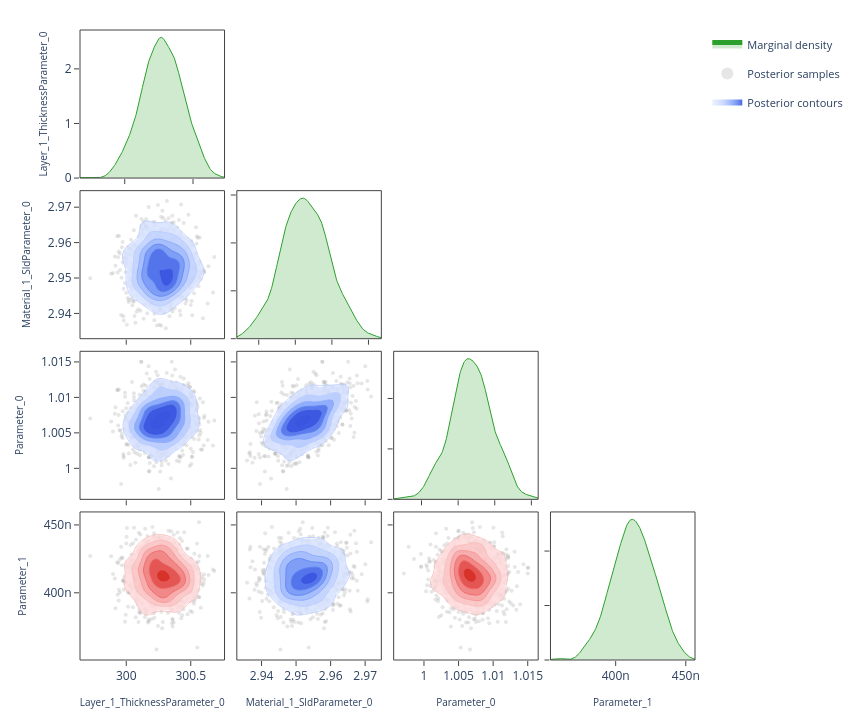

The notebook cell saved with this chart:
### Code cell
# ---- Corner plot ------------------------------------------------------------
# Pairwise correlations: marginal density on the diagonal, scatter samples
# and 2-D contours on the lower triangle.  Mirrors the "Corner Plot" sub-tab.

fig = plot_corner(posterior.draws, posterior.param_names)
fig.show()

### Figure 1 — Plotly figure (JSON) as saved in the notebook; plotly's stock layout.template omitted (floating-point values rounded to 4 significant figures; data arrays with more than 128 entries replaced by an {"elided": "..."} marker saying what was removed)
{"data": [{"fill": "tozeroy", "fillcolor": "rgba(44, 160, 44, 0.22)", "hoverinfo": "skip", "legendgroup": "marginal", "line": {"color": "rgb(44, 160, 44)", "width": 1}, "mode": "lines", "name": "Marginal density", "showlegend": true, "type": "scatter", "x": {"elided": "256 float values"}, "xaxis": "x", "y": {"elided": "256 float values"}, "yaxis": "y"}, {"hoverinfo": "skip", "legendgroup": "scatter", "marker": {"color": "rgba(140, 140, 140, 0.22)", "size": 4}, "mode": "markers", "name": "Posterior samples", "showlegend": true, "type": "scatter", "x": {"elided": "720 float values"}, "xaxis": "x5", "y": {"elided": "720 float values"}, "yaxis": "y5", "zorder": 0}, {"colorscale": [[0.0, "rgba(224, 233, 255, 0.62)"], [0.35, "rgba(183, 203, 255, 0.70)"], [0.6, "rgba(138, 169, 252, 0.78)"], [0.82, "rgba(96, 131, 242, 0.84)"], [1.0, "rgba(58, 86, 224, 0.90)"]], "connectgaps": false, "contours": {"coloring": "fill", "end": 129.2, "showlabels": false, "showlines": false, "size": 20.39, "start": 27.19}, "hoverinfo": "skip", "legendgroup": "contour", "name": "Posterior contours", "showlegend": true, "showscale": false, "type": "contour", "x": [299.7, 299.7, 299.7, 299.7, 299.7, 299.7, 299.8, 299.8, 299.8, 299.8, 299.8, 299.8, 299.8, 299.8, 299.9, 299.9, 299.9, 299.9, 299.9, 299.9, 299.9, 300.0, 300.0, 300.0, 300.0, 300.0, 300.0, 300.0, 300.0, 300.1, 300.1, 300.1, 300.1, 300.1, 300.1, 300.1, 300.2, 300.2, 300.2, 300.2, 300.2, 300.2, 300.2, 300.2, 300.3, 300.3, 300.3, 300.3, 300.3, 300.3, 300.3, 300.4, 300.4, 300.4, 300.4, 300.4, 300.4, 300.4, 300.4, 300.5, 300.5, 300.5, 300.5, 300.5, 300.5, 300.5, 300.6, 300.6, 300.6, 300.6, 300.6, 300.6, 300.6, 300.7, 300.7, 300.7, 300.7, 300.7, 300.7, 300.7], "xaxis": "x5", "y": [2.934, 2.935, 2.935, 2.936, 2.936, 2.937, 2.937, 2.938, 2.938, 2.939, 2.939, 2.94, 2.94, 2.941, 2.941, 2.942, 2.942, 2.943, 2.943, 2.944, 2.944, 2.945, 2.945, 2.946, 2.946, 2.947, 2.947, 2.948, 2.948, 2.949, 2.949, 2.95, 2.95, 2.951, 2.951, 2.952, 2.952, 2.953, 2.953, 2.954, 2.954, 2.955, 2.955, 2.956, 2.956, 2.957, 2.957, 2.958, 2.958, 2.959, 2.959, 2.96, 2.96, 2.961, 2.961, 2.962, 2.962, 2.963, 2.963, 2.964, 2.964, 2.965, 2.965, 2.966, 2.966, 2.967, 2.967, 2.968, 2.968, 2.969, 2.969, 2.97, 2.97, 2.971, 2.971, 2.972, 2.972, 2.973, 2.973, 2.974], "yaxis": "y5", "z": {"elided": "80x80 float values"}, "zmax": 129.2, "zmin": 27.19, "zorder": 1}, {"colorscale": [[0.0, "rgba(183, 203, 255, 0.94)"], [0.35, "rgba(183, 203, 255, 0.94)"], [0.35, "rgba(138, 169, 252, 0.95)"], [0.6, "rgba(138, 169, 252, 0.95)"], [0.6, "rgba(96, 131, 242, 0.96)"], [0.82, "rgba(96, 131, 242, 0.96)"], [0.82, "rgba(58, 86, 224, 0.98)"], [1.0, "rgba(58, 86, 224, 0.98)"]], "contours": {"coloring": "lines", "end": 129.2, "showlabels": false, "size": 20.39, "start": 27.19}, "hoverinfo": "skip", "legendgroup": "contour", "line": {"width": 0.9}, "showlegend": false, "showscale": false, "type": "contour", "x": [299.7, 299.7, 299.7, 299.7, 299.7, 299.7, 299.8, 299.8, 299.8, 299.8, 299.8, 299.8, 299.8, 299.8, 299.9, 299.9, 299.9, 299.9, 299.9, 299.9, 299.9, 300.0, 300.0, 300.0, 300.0, 300.0, 300.0, 300.0, 300.0, 300.1, 300.1, 300.1, 300.1, 300.1, 300.1, 300.1, 300.2, 300.2, 300.2, 300.2, 300.2, 300.2, 300.2, 300.2, 300.3, 300.3, 300.3, 300.3, 300.3, 300.3, 300.3, 300.4, 300.4, 300.4, 300.4, 300.4, 300.4, 300.4, 300.4, 300.5, 300.5, 300.5, 300.5, 300.5, 300.5, 300.5, 300.6, 300.6, 300.6, 300.6, 300.6, 300.6, 300.6, 300.7, 300.7, 300.7, 300.7, 300.7, 300.7, 300.7], "xaxis": "x5", "y": [2.934, 2.935, 2.935, 2.936, 2.936, 2.937, 2.937, 2.938, 2.938, 2.939, 2.939, 2.94, 2.94, 2.941, 2.941, 2.942, 2.942, 2.943, 2.943, 2.944, 2.944, 2.945, 2.945, 2.946, 2.946, 2.947, 2.947, 2.948, 2.948, 2.949, 2.949, 2.95, 2.95, 2.951, 2.951, 2.952, 2.952, 2.953, 2.953, 2.954, 2.954, 2.955, 2.955, 2.956, 2.956, 2.957, 2.957, 2.958, 2.958, 2.959, 2.959, 2.96, 2.96, 2.961, 2.961, 2.962, 2.962, 2.963, 2.963, 2.964, 2.964, 2.965, 2.965, 2.966, 2.966, 2.967, 2.967, 2.968, 2.968, 2.969, 2.969, 2.97, 2.97, 2.971, 2.971, 2.972, 2.972, 2.973, 2.973, 2.974], "yaxis": "y5", "z": {"elided": "80x80 float values"}, "zmax": 129.2, "zmin": 27.19, "zorder": 2}, {"fill": "tozeroy", "fillcolor": "rgba(44, 160, 44, 0.22)", "hoverinfo": "skip", "legendgroup": "marginal", "line": {"color": "rgb(44, 160, 44)", "width": 1}, "mode": "lines", "name": "Marginal density", "showlegend": false, "type": "scatter", "x": {"elided": "256 float values"}, "xaxis": "x6", "y": {"elided": "256 float values"}, "yaxis": "y6"}, {"hoverinfo": "skip", "legendgroup": "scatter", "marker": {"color": "rgba(140, 140, 140, 0.22)", "size": 4}, "mode": "markers", "name": "Posterior samples", "showlegend": false, "type": "scatter", "x": {"elided": "720 float values"}, "xaxis": "x9", "y": {"elided": "720 float values"}, "yaxis": "y9", "zorder": 0}, {"colorscale": [[0.0, "rgba(224, 233, 255, 0.62)"], [0.35, "rgba(183, 203, 255, 0.70)"], [0.6, "rgba(138, 169, 252, 0.78)"], [0.82, "rgba(96, 131, 242, 0.84)"], [1.0, "rgba(58, 86, 224, 0.90)"]], "connectgaps": false, "contours": {"coloring": "fill", "end": 322.2, "showlabels": false, "showlines": false, "size": 50.87, "start": 67.83}, "hoverinfo": "skip", "legendgroup": "contour", "name": "Posterior contours", "showlegend": false, "showscale": false, "type": "contour", "x": [299.7, 299.7, 299.7, 299.7, 299.7, 299.7, 299.8, 299.8, 299.8, 299.8, 299.8, 299.8, 299.8, 299.8, 299.9, 299.9, 299.9, 299.9, 299.9, 299.9, 299.9, 300.0, 300.0, 300.0, 300.0, 300.0, 300.0, 300.0, 300.0, 300.1, 300.1, 300.1, 300.1, 300.1, 300.1, 300.1, 300.2, 300.2, 300.2, 300.2, 300.2, 300.2, 300.2, 300.2, 300.3, 300.3, 300.3, 300.3, 300.3, 300.3, 300.3, 300.4, 300.4, 300.4, 300.4, 300.4, 300.4, 300.4, 300.4, 300.5, 300.5, 300.5, 300.5, 300.5, 300.5, 300.5, 300.6, 300.6, 300.6, 300.6, 300.6, 300.6, 300.6, 300.7, 300.7, 300.7, 300.7, 300.7, 300.7, 300.7], "xaxis": "x9", "y": [0.9962, 0.9964, 0.9967, 0.9969, 0.9972, 0.9974, 0.9977, 0.9979, 0.9982, 0.9984, 0.9987, 0.9989, 0.9992, 0.9994, 0.9997, 0.9999, 1.0, 1.0, 1.001, 1.001, 1.001, 1.001, 1.002, 1.002, 1.002, 1.002, 1.003, 1.003, 1.003, 1.003, 1.004, 1.004, 1.004, 1.004, 1.005, 1.005, 1.005, 1.005, 1.006, 1.006, 1.006, 1.006, 1.007, 1.007, 1.007, 1.007, 1.008, 1.008, 1.008, 1.008, 1.009, 1.009, 1.009, 1.009, 1.01, 1.01, 1.01, 1.01, 1.011, 1.011, 1.011, 1.011, 1.012, 1.012, 1.012, 1.012, 1.013, 1.013, 1.013, 1.013, 1.014, 1.014, 1.014, 1.014, 1.015, 1.015, 1.015, 1.015, 1.016, 1.016], "yaxis": "y9", "z": {"elided": "80x80 float values"}, "zmax": 322.2, "zmin": 67.83, "zorder": 1}, {"colorscale": [[0.0, "rgba(183, 203, 255, 0.94)"], [0.35, "rgba(183, 203, 255, 0.94)"], [0.35, "rgba(138, 169, 252, 0.95)"], [0.6, "rgba(138, 169, 252, 0.95)"], [0.6, "rgba(96, 131, 242, 0.96)"], [0.82, "rgba(96, 131, 242, 0.96)"], [0.82, "rgba(58, 86, 224, 0.98)"], [1.0, "rgba(58, 86, 224, 0.98)"]], "contours": {"coloring": "lines", "end": 322.2, "showlabels": false, "size": 50.87, "start": 67.83}, "hoverinfo": "skip", "legendgroup": "contour", "line": {"width": 0.9}, "showlegend": false, "showscale": false, "type": "contour", "x": [299.7, 299.7, 299.7, 299.7, 299.7, 299.7, 299.8, 299.8, 299.8, 299.8, 299.8, 299.8, 299.8, 299.8, 299.9, 299.9, 299.9, 299.9, 299.9, 299.9, 299.9, 300.0, 300.0, 300.0, 300.0, 300.0, 300.0, 300.0, 300.0, 300.1, 300.1, 300.1, 300.1, 300.1, 300.1, 300.1, 300.2, 300.2, 300.2, 300.2, 300.2, 300.2, 300.2, 300.2, 300.3, 300.3, 300.3, 300.3, 300.3, 300.3, 300.3, 300.4, 300.4, 300.4, 300.4, 300.4, 300.4, 300.4, 300.4, 300.5, 300.5, 300.5, 300.5, 300.5, 300.5, 300.5, 300.6, 300.6, 300.6, 300.6, 300.6, 300.6, 300.6, 300.7, 300.7, 300.7, 300.7, 300.7, 300.7, 300.7], "xaxis": "x9", "y": [0.9962, 0.9964, 0.9967, 0.9969, 0.9972, 0.9974, 0.9977, 0.9979, 0.9982, 0.9984, 0.9987, 0.9989, 0.9992, 0.9994, 0.9997, 0.9999, 1.0, 1.0, 1.001, 1.001, 1.001, 1.001, 1.002, 1.002, 1.002, 1.002, 1.003, 1.003, 1.003, 1.003, 1.004, 1.004, 1.004, 1.004, 1.005, 1.005, 1.005, 1.005, 1.006, 1.006, 1.006, 1.006, 1.007, 1.007, 1.007, 1.007, 1.008, 1.008, 1.008, 1.008, 1.009, 1.009, 1.009, 1.009, 1.01, 1.01, 1.01, 1.01, 1.011, 1.011, 1.011, 1.011, 1.012, 1.012, 1.012, 1.012, 1.013, 1.013, 1.013, 1.013, 1.014, 1.014, 1.014, 1.014, 1.015, 1.015, 1.015, 1.015, 1.016, 1.016], "yaxis": "y9", "z": {"elided": "80x80 float values"}, "zmax": 322.2, "zmin": 67.83, "zorder": 2}, {"hoverinfo": "skip", "legendgroup": "scatter", "marker": {"color": "rgba(140, 140, 140, 0.22)", "size": 4}, "mode": "markers", "name": "Posterior samples", "showlegend": false, "type": "scatter", "x": {"elided": "720 float values"}, "xaxis": "x10", "y": {"elided": "720 float values"}, "yaxis": "y10", "zorder": 0}, {"colorscale": [[0.0, "rgba(224, 233, 255, 0.62)"], [0.35, "rgba(183, 203, 255, 0.70)"], [0.6, "rgba(138, 169, 252, 0.78)"], [0.82, "rgba(96, 131, 242, 0.84)"], [1.0, "rgba(58, 86, 224, 0.90)"]], "connectgaps": false, "contours": {"coloring": "fill", "end": 9224.0, "showlabels": false, "showlines": false, "size": 1456.0, "start": 1942.0}, "hoverinfo": "skip", "legendgroup": "contour", "name": "Posterior contours", "showlegend": false, "showscale": false, "type": "contour", "x": [2.934, 2.935, 2.935, 2.936, 2.936, 2.937, 2.937, 2.938, 2.938, 2.939, 2.939, 2.94, 2.94, 2.941, 2.941, 2.942, 2.942, 2.943, 2.943, 2.944, 2.944, 2.945, 2.945, 2.946, 2.946, 2.947, 2.947, 2.948, 2.948, 2.949, 2.949, 2.95, 2.95, 2.951, 2.951, 2.952, 2.952, 2.953, 2.953, 2.954, 2.954, 2.955, 2.955, 2.956, 2.956, 2.957, 2.957, 2.958, 2.958, 2.959, 2.959, 2.96, 2.96, 2.961, 2.961, 2.962, 2.962, 2.963, 2.963, 2.964, 2.964, 2.965, 2.965, 2.966, 2.966, 2.967, 2.967, 2.968, 2.968, 2.969, 2.969, 2.97, 2.97, 2.971, 2.971, 2.972, 2.972, 2.973, 2.973, 2.974], "xaxis": "x10", "y": [0.9962, 0.9964, 0.9967, 0.9969, 0.9972, 0.9974, 0.9977, 0.9979, 0.9982, 0.9984, 0.9987, 0.9989, 0.9992, 0.9994, 0.9997, 0.9999, 1.0, 1.0, 1.001, 1.001, 1.001, 1.001, 1.002, 1.002, 1.002, 1.002, 1.003, 1.003, 1.003, 1.003, 1.004, 1.004, 1.004, 1.004, 1.005, 1.005, 1.005, 1.005, 1.006, 1.006, 1.006, 1.006, 1.007, 1.007, 1.007, 1.007, 1.008, 1.008, 1.008, 1.008, 1.009, 1.009, 1.009, 1.009, 1.01, 1.01, 1.01, 1.01, 1.011, 1.011, 1.011, 1.011, 1.012, 1.012, 1.012, 1.012, 1.013, 1.013, 1.013, 1.013, 1.014, 1.014, 1.014, 1.014, 1.015, 1.015, 1.015, 1.015, 1.016, 1.016], "yaxis": "y10", "z": {"elided": "80x80 float values"}, "zmax": 9224.0, "zmin": 1942.0, "zorder": 1}, {"colorscale": [[0.0, "rgba(183, 203, 255, 0.94)"], [0.35, "rgba(183, 203, 255, 0.94)"], [0.35, "rgba(138, 169, 252, 0.95)"], [0.6, "rgba(138, 169, 252, 0.95)"], [0.6, "rgba(96, 131, 242, 0.96)"], [0.82, "rgba(96, 131, 242, 0.96)"], [0.82, "rgba(58, 86, 224, 0.98)"], [1.0, "rgba(58, 86, 224, 0.98)"]], "contours": {"coloring": "lines", "end": 9224.0, "showlabels": false, "size": 1456.0, "start": 1942.0}, "hoverinfo": "skip", "legendgroup": "contour", "line": {"width": 0.9}, "showlegend": false, "showscale": false, "type": "contour", "x": [2.934, 2.935, 2.935, 2.936, 2.936, 2.937, 2.937, 2.938, 2.938, 2.939, 2.939, 2.94, 2.94, 2.941, 2.941, 2.942, 2.942, 2.943, 2.943, 2.944, 2.944, 2.945, 2.945, 2.946, 2.946, 2.947, 2.947, 2.948, 2.948, 2.949, 2.949, 2.95, 2.95, 2.951, 2.951, 2.952, 2.952, 2.953, 2.953, 2.954, 2.954, 2.955, 2.955, 2.956, 2.956, 2.957, 2.957, 2.958, 2.958, 2.959, 2.959, 2.96, 2.96, 2.961, 2.961, 2.962, 2.962, 2.963, 2.963, 2.964, 2.964, 2.965, 2.965, 2.966, 2.966, 2.967, 2.967, 2.968, 2.968, 2.969, 2.969, 2.97, 2.97, 2.971, 2.971, 2.972, 2.972, 2.973, 2.973, 2.974], "xaxis": "x10", "y": [0.9962, 0.9964, 0.9967, 0.9969, 0.9972, 0.9974, 0.9977, 0.9979, 0.9982, 0.9984, 0.9987, 0.9989, 0.9992, 0.9994, 0.9997, 0.9999, 1.0, 1.0, 1.001, 1.001, 1.001, 1.001, 1.002, 1.002, 1.002, 1.002, 1.003, 1.003, 1.003, 1.003, 1.004, 1.004, 1.004, 1.004, 1.005, 1.005, 1.005, 1.005, 1.006, 1.006, 1.006, 1.006, 1.007, 1.007, 1.007, 1.007, 1.008, 1.008, 1.008, 1.008, 1.009, 1.009, 1.009, 1.009, 1.01, 1.01, 1.01, 1.01, 1.011, 1.011, 1.011, 1.011, 1.012, 1.012, 1.012, 1.012, 1.013, 1.013, 1.013, 1.013, 1.014, 1.014, 1.014, 1.014, 1.015, 1.015, 1.015, 1.015, 1.016, 1.016], "yaxis": "y10", "z": {"elided": "80x80 float values"}, "zmax": 9224.0, "zmin": 1942.0, "zorder": 2}, {"fill": "tozeroy", "fillcolor": "rgba(44, 160, 44, 0.22)", "hoverinfo": "skip", "legendgroup": "marginal", "line": {"color": "rgb(44, 160, 44)", "width": 1}, "mode": "lines", "name": "Marginal density", "showlegend": false, "type": "scatter", "x": {"elided": "256 float values"}, "xaxis": "x11", "y": {"elided": "256 float values"}, "yaxis": "y11"}, {"hoverinfo": "skip", "legendgroup": "scatter", "marker": {"color": "rgba(140, 140, 140, 0.22)", "size": 4}, "mode": "markers", "name": "Posterior samples", "showlegend": false, "type": "scatter", "x": {"elided": "720 float values"}, "xaxis": "x13", "y": {"elided": "720 float values"}, "yaxis": "y13", "zorder": 0}, {"colorscale": [[0.0, "rgba(255, 224, 224, 0.62)"], [0.35, "rgba(250, 188, 188, 0.70)"], [0.6, "rgba(245, 148, 148, 0.78)"], [0.82, "rgba(237, 104, 104, 0.84)"], [1.0, "rgba(215, 48, 39, 0.90)"]], "connectgaps": false, "contours": {"coloring": "fill", "end": 58810000.0, "showlabels": false, "showlines": false, "size": 9286000.0, "start": 12380000.0}, "hoverinfo": "skip", "legendgroup": "contour", "name": "Posterior contours", "showlegend": false, "showscale": false, "type": "contour", "x": [299.7, 299.7, 299.7, 299.7, 299.7, 299.7, 299.8, 299.8, 299.8, 299.8, 299.8, 299.8, 299.8, 299.8, 299.9, 299.9, 299.9, 299.9, 299.9, 299.9, 299.9, 300.0, 300.0, 300.0, 300.0, 300.0, 300.0, 300.0, 300.0, 300.1, 300.1, 300.1, 300.1, 300.1, 300.1, 300.1, 300.2, 300.2, 300.2, 300.2, 300.2, 300.2, 300.2, 300.2, 300.3, 300.3, 300.3, 300.3, 300.3, 300.3, 300.3, 300.4, 300.4, 300.4, 300.4, 300.4, 300.4, 300.4, 300.4, 300.5, 300.5, 300.5, 300.5, 300.5, 300.5, 300.5, 300.6, 300.6, 300.6, 300.6, 300.6, 300.6, 300.6, 300.7, 300.7, 300.7, 300.7, 300.7, 300.7, 300.7], "xaxis": "x13", "y": [3.535e-07, 3.548e-07, 3.561e-07, 3.574e-07, 3.587e-07, 3.6e-07, 3.613e-07, 3.626e-07, 3.639e-07, 3.652e-07, 3.665e-07, 3.678e-07, 3.691e-07, 3.704e-07, 3.718e-07, 3.731e-07, 3.744e-07, 3.757e-07, 3.77e-07, 3.783e-07, 3.796e-07, 3.809e-07, 3.822e-07, 3.835e-07, 3.848e-07, 3.861e-07, 3.874e-07, 3.887e-07, 3.9e-07, 3.913e-07, 3.926e-07, 3.939e-07, 3.952e-07, 3.965e-07, 3.979e-07, 3.992e-07, 4.005e-07, 4.018e-07, 4.031e-07, 4.044e-07, 4.057e-07, 4.07e-07, 4.083e-07, 4.096e-07, 4.109e-07, 4.122e-07, 4.135e-07, 4.148e-07, 4.161e-07, 4.174e-07, 4.187e-07, 4.2e-07, 4.213e-07, 4.227e-07, 4.24e-07, 4.253e-07, 4.266e-07, 4.279e-07, 4.292e-07, 4.305e-07, 4.318e-07, 4.331e-07, 4.344e-07, 4.357e-07, 4.37e-07, 4.383e-07, 4.396e-07, 4.409e-07, 4.422e-07, 4.435e-07, 4.448e-07, 4.461e-07, 4.474e-07, 4.488e-07, 4.501e-07, 4.514e-07, 4.527e-07, 4.54e-07, 4.553e-07, 4.566e-07], "yaxis": "y13", "z": {"elided": "80x80 float values"}, "zmax": 58810000.0, "zmin": 12380000.0, "zorder": 1}, {"colorscale": [[0.0, "rgba(250, 188, 188, 0.94)"], [0.35, "rgba(250, 188, 188, 0.94)"], [0.35, "rgba(245, 148, 148, 0.95)"], [0.6, "rgba(245, 148, 148, 0.95)"], [0.6, "rgba(237, 104, 104, 0.96)"], [0.82, "rgba(237, 104, 104, 0.96)"], [0.82, "rgba(215, 48, 39, 0.98)"], [1.0, "rgba(215, 48, 39, 0.98)"]], "contours": {"coloring": "lines", "end": 58810000.0, "showlabels": false, "size": 9286000.0, "start": 12380000.0}, "hoverinfo": "skip", "legendgroup": "contour", "line": {"width": 0.9}, "showlegend": false, "showscale": false, "type": "contour", "x": [299.7, 299.7, 299.7, 299.7, 299.7, 299.7, 299.8, 299.8, 299.8, 299.8, 299.8, 299.8, 299.8, 299.8, 299.9, 299.9, 299.9, 299.9, 299.9, 299.9, 299.9, 300.0, 300.0, 300.0, 300.0, 300.0, 300.0, 300.0, 300.0, 300.1, 300.1, 300.1, 300.1, 300.1, 300.1, 300.1, 300.2, 300.2, 300.2, 300.2, 300.2, 300.2, 300.2, 300.2, 300.3, 300.3, 300.3, 300.3, 300.3, 300.3, 300.3, 300.4, 300.4, 300.4, 300.4, 300.4, 300.4, 300.4, 300.4, 300.5, 300.5, 300.5, 300.5, 300.5, 300.5, 300.5, 300.6, 300.6, 300.6, 300.6, 300.6, 300.6, 300.6, 300.7, 300.7, 300.7, 300.7, 300.7, 300.7, 300.7], "xaxis": "x13", "y": [3.535e-07, 3.548e-07, 3.561e-07, 3.574e-07, 3.587e-07, 3.6e-07, 3.613e-07, 3.626e-07, 3.639e-07, 3.652e-07, 3.665e-07, 3.678e-07, 3.691e-07, 3.704e-07, 3.718e-07, 3.731e-07, 3.744e-07, 3.757e-07, 3.77e-07, 3.783e-07, 3.796e-07, 3.809e-07, 3.822e-07, 3.835e-07, 3.848e-07, 3.861e-07, 3.874e-07, 3.887e-07, 3.9e-07, 3.913e-07, 3.926e-07, 3.939e-07, 3.952e-07, 3.965e-07, 3.979e-07, 3.992e-07, 4.005e-07, 4.018e-07, 4.031e-07, 4.044e-07, 4.057e-07, 4.07e-07, 4.083e-07, 4.096e-07, 4.109e-07, 4.122e-07, 4.135e-07, 4.148e-07, 4.161e-07, 4.174e-07, 4.187e-07, 4.2e-07, 4.213e-07, 4.227e-07, 4.24e-07, 4.253e-07, 4.266e-07, 4.279e-07, 4.292e-07, 4.305e-07, 4.318e-07, 4.331e-07, 4.344e-07, 4.357e-07, 4.37e-07, 4.383e-07, 4.396e-07, 4.409e-07, 4.422e-07, 4.435e-07, 4.448e-07, 4.461e-07, 4.474e-07, 4.488e-07, 4.501e-07, 4.514e-07, 4.527e-07, 4.54e-07, 4.553e-07, 4.566e-07], "yaxis": "y13", "z": {"elided": "80x80 float values"}, "zmax": 58810000.0, "zmin": 12380000.0, "zorder": 2}, {"hoverinfo": "skip", "legendgroup": "scatter", "marker": {"color": "rgba(140, 140, 140, 0.22)", "size": 4}, "mode": "markers", "name": "Posterior samples", "showlegend": false, "type": "scatter", "x": {"elided": "720 float values"}, "xaxis": "x14", "y": {"elided": "720 float values"}, "yaxis": "y14", "zorder": 0}, {"colorscale": [[0.0, "rgba(224, 233, 255, 0.62)"], [0.35, "rgba(183, 203, 255, 0.70)"], [0.6, "rgba(138, 169, 252, 0.78)"], [0.82, "rgba(96, 131, 242, 0.84)"], [1.0, "rgba(58, 86, 224, 0.90)"]], "connectgaps": false, "contours": {"coloring": "fill", "end": 1477000000.0, "showlabels": false, "showlines": false, "size": 233100000.0, "start": 310900000.0}, "hoverinfo": "skip", "legendgroup": "contour", "name": "Posterior contours", "showlegend": false, "showscale": false, "type": "contour", "x": [2.934, 2.935, 2.935, 2.936, 2.936, 2.937, 2.937, 2.938, 2.938, 2.939, 2.939, 2.94, 2.94, 2.941, 2.941, 2.942, 2.942, 2.943, 2.943, 2.944, 2.944, 2.945, 2.945, 2.946, 2.946, 2.947, 2.947, 2.948, 2.948, 2.949, 2.949, 2.95, 2.95, 2.951, 2.951, 2.952, 2.952, 2.953, 2.953, 2.954, 2.954, 2.955, 2.955, 2.956, 2.956, 2.957, 2.957, 2.958, 2.958, 2.959, 2.959, 2.96, 2.96, 2.961, 2.961, 2.962, 2.962, 2.963, 2.963, 2.964, 2.964, 2.965, 2.965, 2.966, 2.966, 2.967, 2.967, 2.968, 2.968, 2.969, 2.969, 2.97, 2.97, 2.971, 2.971, 2.972, 2.972, 2.973, 2.973, 2.974], "xaxis": "x14", "y": [3.535e-07, 3.548e-07, 3.561e-07, 3.574e-07, 3.587e-07, 3.6e-07, 3.613e-07, 3.626e-07, 3.639e-07, 3.652e-07, 3.665e-07, 3.678e-07, 3.691e-07, 3.704e-07, 3.718e-07, 3.731e-07, 3.744e-07, 3.757e-07, 3.77e-07, 3.783e-07, 3.796e-07, 3.809e-07, 3.822e-07, 3.835e-07, 3.848e-07, 3.861e-07, 3.874e-07, 3.887e-07, 3.9e-07, 3.913e-07, 3.926e-07, 3.939e-07, 3.952e-07, 3.965e-07, 3.979e-07, 3.992e-07, 4.005e-07, 4.018e-07, 4.031e-07, 4.044e-07, 4.057e-07, 4.07e-07, 4.083e-07, 4.096e-07, 4.109e-07, 4.122e-07, 4.135e-07, 4.148e-07, 4.161e-07, 4.174e-07, 4.187e-07, 4.2e-07, 4.213e-07, 4.227e-07, 4.24e-07, 4.253e-07, 4.266e-07, 4.279e-07, 4.292e-07, 4.305e-07, 4.318e-07, 4.331e-07, 4.344e-07, 4.357e-07, 4.37e-07, 4.383e-07, 4.396e-07, 4.409e-07, 4.422e-07, 4.435e-07, 4.448e-07, 4.461e-07, 4.474e-07, 4.488e-07, 4.501e-07, 4.514e-07, 4.527e-07, 4.54e-07, 4.553e-07, 4.566e-07], "yaxis": "y14", "z": {"elided": "80x80 float values"}, "zmax": 1477000000.0, "zmin": 310900000.0, "zorder": 1}, {"colorscale": [[0.0, "rgba(183, 203, 255, 0.94)"], [0.35, "rgba(183, 203, 255, 0.94)"], [0.35, "rgba(138, 169, 252, 0.95)"], [0.6, "rgba(138, 169, 252, 0.95)"], [0.6, "rgba(96, 131, 242, 0.96)"], [0.82, "rgba(96, 131, 242, 0.96)"], [0.82, "rgba(58, 86, 224, 0.98)"], [1.0, "rgba(58, 86, 224, 0.98)"]], "contours": {"coloring": "lines", "end": 1477000000.0, "showlabels": false, "size": 233100000.0, "start": 310900000.0}, "hoverinfo": "skip", "legendgroup": "contour", "line": {"width": 0.9}, "showlegend": false, "showscale": false, "type": "contour", "x": [2.934, 2.935, 2.935, 2.936, 2.936, 2.937, 2.937, 2.938, 2.938, 2.939, 2.939, 2.94, 2.94, 2.941, 2.941, 2.942, 2.942, 2.943, 2.943, 2.944, 2.944, 2.945, 2.945, 2.946, 2.946, 2.947, 2.947, 2.948, 2.948, 2.949, 2.949, 2.95, 2.95, 2.951, 2.951, 2.952, 2.952, 2.953, 2.953, 2.954, 2.954, 2.955, 2.955, 2.956, 2.956, 2.957, 2.957, 2.958, 2.958, 2.959, 2.959, 2.96, 2.96, 2.961, 2.961, 2.962, 2.962, 2.963, 2.963, 2.964, 2.964, 2.965, 2.965, 2.966, 2.966, 2.967, 2.967, 2.968, 2.968, 2.969, 2.969, 2.97, 2.97, 2.971, 2.971, 2.972, 2.972, 2.973, 2.973, 2.974], "xaxis": "x14", "y": [3.535e-07, 3.548e-07, 3.561e-07, 3.574e-07, 3.587e-07, 3.6e-07, 3.613e-07, 3.626e-07, 3.639e-07, 3.652e-07, 3.665e-07, 3.678e-07, 3.691e-07, 3.704e-07, 3.718e-07, 3.731e-07, 3.744e-07, 3.757e-07, 3.77e-07, 3.783e-07, 3.796e-07, 3.809e-07, 3.822e-07, 3.835e-07, 3.848e-07, 3.861e-07, 3.874e-07, 3.887e-07, 3.9e-07, 3.913e-07, 3.926e-07, 3.939e-07, 3.952e-07, 3.965e-07, 3.979e-07, 3.992e-07, 4.005e-07, 4.018e-07, 4.031e-07, 4.044e-07, 4.057e-07, 4.07e-07, 4.083e-07, 4.096e-07, 4.109e-07, 4.122e-07, 4.135e-07, 4.148e-07, 4.161e-07, 4.174e-07, 4.187e-07, 4.2e-07, 4.213e-07, 4.227e-07, 4.24e-07, 4.253e-07, 4.266e-07, 4.279e-07, 4.292e-07, 4.305e-07, 4.318e-07, 4.331e-07, 4.344e-07, 4.357e-07, 4.37e-07, 4.383e-07, 4.396e-07, 4.409e-07, 4.422e-07, 4.435e-07, 4.448e-07, 4.461e-07, 4.474e-07, 4.488e-07, 4.501e-07, 4.514e-07, 4.527e-07, 4.54e-07, 4.553e-07, 4.566e-07], "yaxis": "y14", "z": {"elided": "80x80 float values"}, "zmax": 1477000000.0, "zmin": 310900000.0, "zorder": 2}, {"hoverinfo": "skip", "legendgroup": "scatter", "marker": {"color": "rgba(140, 140, 140, 0.22)", "size": 4}, "mode": "markers", "name": "Posterior samples", "showlegend": false, "type": "scatter", "x": {"elided": "720 float values"}, "xaxis": "x15", "y": {"elided": "720 float values"}, "yaxis": "y15", "zorder": 0}, {"colorscale": [[0.0, "rgba(255, 224, 224, 0.62)"], [0.35, "rgba(250, 188, 188, 0.70)"], [0.6, "rgba(245, 148, 148, 0.78)"], [0.82, "rgba(237, 104, 104, 0.84)"], [1.0, "rgba(215, 48, 39, 0.90)"]], "connectgaps": false, "contours": {"coloring": "fill", "end": 3341000000.0, "showlabels": false, "showlines": false, "size": 527500000.0, "start": 703400000.0}, "hoverinfo": "skip", "legendgroup": "contour", "name": "Posterior contours", "showlegend": false, "showscale": false, "type": "contour", "x": [0.9962, 0.9964, 0.9967, 0.9969, 0.9972, 0.9974, 0.9977, 0.9979, 0.9982, 0.9984, 0.9987, 0.9989, 0.9992, 0.9994, 0.9997, 0.9999, 1.0, 1.0, 1.001, 1.001, 1.001, 1.001, 1.002, 1.002, 1.002, 1.002, 1.003, 1.003, 1.003, 1.003, 1.004, 1.004, 1.004, 1.004, 1.005, 1.005, 1.005, 1.005, 1.006, 1.006, 1.006, 1.006, 1.007, 1.007, 1.007, 1.007, 1.008, 1.008, 1.008, 1.008, 1.009, 1.009, 1.009, 1.009, 1.01, 1.01, 1.01, 1.01, 1.011, 1.011, 1.011, 1.011, 1.012, 1.012, 1.012, 1.012, 1.013, 1.013, 1.013, 1.013, 1.014, 1.014, 1.014, 1.014, 1.015, 1.015, 1.015, 1.015, 1.016, 1.016], "xaxis": "x15", "y": [3.535e-07, 3.548e-07, 3.561e-07, 3.574e-07, 3.587e-07, 3.6e-07, 3.613e-07, 3.626e-07, 3.639e-07, 3.652e-07, 3.665e-07, 3.678e-07, 3.691e-07, 3.704e-07, 3.718e-07, 3.731e-07, 3.744e-07, 3.757e-07, 3.77e-07, 3.783e-07, 3.796e-07, 3.809e-07, 3.822e-07, 3.835e-07, 3.848e-07, 3.861e-07, 3.874e-07, 3.887e-07, 3.9e-07, 3.913e-07, 3.926e-07, 3.939e-07, 3.952e-07, 3.965e-07, 3.979e-07, 3.992e-07, 4.005e-07, 4.018e-07, 4.031e-07, 4.044e-07, 4.057e-07, 4.07e-07, 4.083e-07, 4.096e-07, 4.109e-07, 4.122e-07, 4.135e-07, 4.148e-07, 4.161e-07, 4.174e-07, 4.187e-07, 4.2e-07, 4.213e-07, 4.227e-07, 4.24e-07, 4.253e-07, 4.266e-07, 4.279e-07, 4.292e-07, 4.305e-07, 4.318e-07, 4.331e-07, 4.344e-07, 4.357e-07, 4.37e-07, 4.383e-07, 4.396e-07, 4.409e-07, 4.422e-07, 4.435e-07, 4.448e-07, 4.461e-07, 4.474e-07, 4.488e-07, 4.501e-07, 4.514e-07, 4.527e-07, 4.54e-07, 4.553e-07, 4.566e-07], "yaxis": "y15", "z": {"elided": "80x80 float values"}, "zmax": 3341000000.0, "zmin": 703400000.0, "zorder": 1}, {"colorscale": [[0.0, "rgba(250, 188, 188, 0.94)"], [0.35, "rgba(250, 188, 188, 0.94)"], [0.35, "rgba(245, 148, 148, 0.95)"], [0.6, "rgba(245, 148, 148, 0.95)"], [0.6, "rgba(237, 104, 104, 0.96)"], [0.82, "rgba(237, 104, 104, 0.96)"], [0.82, "rgba(215, 48, 39, 0.98)"], [1.0, "rgba(215, 48, 39, 0.98)"]], "contours": {"coloring": "lines", "end": 3341000000.0, "showlabels": false, "size": 527500000.0, "start": 703400000.0}, "hoverinfo": "skip", "legendgroup": "contour", "line": {"width": 0.9}, "showlegend": false, "showscale": false, "type": "contour", "x": [0.9962, 0.9964, 0.9967, 0.9969, 0.9972, 0.9974, 0.9977, 0.9979, 0.9982, 0.9984, 0.9987, 0.9989, 0.9992, 0.9994, 0.9997, 0.9999, 1.0, 1.0, 1.001, 1.001, 1.001, 1.001, 1.002, 1.002, 1.002, 1.002, 1.003, 1.003, 1.003, 1.003, 1.004, 1.004, 1.004, 1.004, 1.005, 1.005, 1.005, 1.005, 1.006, 1.006, 1.006, 1.006, 1.007, 1.007, 1.007, 1.007, 1.008, 1.008, 1.008, 1.008, 1.009, 1.009, 1.009, 1.009, 1.01, 1.01, 1.01, 1.01, 1.011, 1.011, 1.011, 1.011, 1.012, 1.012, 1.012, 1.012, 1.013, 1.013, 1.013, 1.013, 1.014, 1.014, 1.014, 1.014, 1.015, 1.015, 1.015, 1.015, 1.016, 1.016], "xaxis": "x15", "y": [3.535e-07, 3.548e-07, 3.561e-07, 3.574e-07, 3.587e-07, 3.6e-07, 3.613e-07, 3.626e-07, 3.639e-07, 3.652e-07, 3.665e-07, 3.678e-07, 3.691e-07, 3.704e-07, 3.718e-07, 3.731e-07, 3.744e-07, 3.757e-07, 3.77e-07, 3.783e-07, 3.796e-07, 3.809e-07, 3.822e-07, 3.835e-07, 3.848e-07, 3.861e-07, 3.874e-07, 3.887e-07, 3.9e-07, 3.913e-07, 3.926e-07, 3.939e-07, 3.952e-07, 3.965e-07, 3.979e-07, 3.992e-07, 4.005e-07, 4.018e-07, 4.031e-07, 4.044e-07, 4.057e-07, 4.07e-07, 4.083e-07, 4.096e-07, 4.109e-07, 4.122e-07, 4.135e-07, 4.148e-07, 4.161e-07, 4.174e-07, 4.187e-07, 4.2e-07, 4.213e-07, 4.227e-07, 4.24e-07, 4.253e-07, 4.266e-07, 4.279e-07, 4.292e-07, 4.305e-07, 4.318e-07, 4.331e-07, 4.344e-07, 4.357e-07, 4.37e-07, 4.383e-07, 4.396e-07, 4.409e-07, 4.422e-07, 4.435e-07, 4.448e-07, 4.461e-07, 4.474e-07, 4.488e-07, 4.501e-07, 4.514e-07, 4.527e-07, 4.54e-07, 4.553e-07, 4.566e-07], "yaxis": "y15", "z": {"elided": "80x80 float values"}, "zmax": 3341000000.0, "zmin": 703400000.0, "zorder": 2}, {"fill": "tozeroy", "fillcolor": "rgba(44, 160, 44, 0.22)", "hoverinfo": "skip", "legendgroup": "marginal", "line": {"color": "rgb(44, 160, 44)", "width": 1}, "mode": "lines", "name": "Marginal density", "showlegend": false, "type": "scatter", "x": {"elided": "256 float values"}, "xaxis": "x16", "y": {"elided": "256 float values"}, "yaxis": "y16"}], "layout": {"height": 720, "legend": {"font": {"size": 11}, "itemsizing": "constant", "orientation": "v", "x": 1.02, "xanchor": "left", "y": 1.0, "yanchor": "top"}, "margin": {"b": 60, "l": 80, "r": 160, "t": 30}, "plot_bgcolor": "white", "shapes": [{"fillcolor": "rgba(0,0,0,0)", "layer": "above", "line": {"color": "#444", "width": 1}, "type": "rect", "x0": 0, "x1": 1, "xref": "x domain", "y0": 0, "y1": 1, "yref": "y domain"}, {"fillcolor": "rgba(0,0,0,0)", "layer": "above", "line": {"color": "#444", "width": 1}, "type": "rect", "x0": 0, "x1": 1, "xref": "x5 domain", "y0": 0, "y1": 1, "yref": "y5 domain"}, {"fillcolor": "rgba(0,0,0,0)", "layer": "above", "line": {"color": "#444", "width": 1}, "type": "rect", "x0": 0, "x1": 1, "xref": "x6 domain", "y0": 0, "y1": 1, "yref": "y6 domain"}, {"fillcolor": "rgba(0,0,0,0)", "layer": "above", "line": {"color": "#444", "width": 1}, "type": "rect", "x0": 0, "x1": 1, "xref": "x9 domain", "y0": 0, "y1": 1, "yref": "y9 domain"}, {"fillcolor": "rgba(0,0,0,0)", "layer": "above", "line": {"color": "#444", "width": 1}, "type": "rect", "x0": 0, "x1": 1, "xref": "x10 domain", "y0": 0, "y1": 1, "yref": "y10 domain"}, {"fillcolor": "rgba(0,0,0,0)", "layer": "above", "line": {"color": "#444", "width": 1}, "type": "rect", "x0": 0, "x1": 1, "xref": "x11 domain", "y0": 0, "y1": 1, "yref": "y11 domain"}, {"fillcolor": "rgba(0,0,0,0)", "layer": "above", "line": {"color": "#444", "width": 1}, "type": "rect", "x0": 0, "x1": 1, "xref": "x13 domain", "y0": 0, "y1": 1, "yref": "y13 domain"}, {"fillcolor": "rgba(0,0,0,0)", "layer": "above", "line": {"color": "#444", "width": 1}, "type": "rect", "x0": 0, "x1": 1, "xref": "x14 domain", "y0": 0, "y1": 1, "yref": "y14 domain"}, {"fillcolor": "rgba(0,0,0,0)", "layer": "above", "line": {"color": "#444", "width": 1}, "type": "rect", "x0": 0, "x1": 1, "xref": "x15 domain", "y0": 0, "y1": 1, "yref": "y15 domain"}, {"fillcolor": "rgba(0,0,0,0)", "layer": "above", "line": {"color": "#444", "width": 1}, "type": "rect", "x0": 0, "x1": 1, "xref": "x16 domain", "y0": 0, "y1": 1, "yref": "y16 domain"}], "showlegend": true, "width": 860, "xaxis": {"anchor": "y", "domain": [0.0, 0.235], "showgrid": false, "showticklabels": false, "ticks": "outside", "zeroline": false}, "xaxis10": {"anchor": "y10", "domain": [0.255, 0.49], "showgrid": false, "showticklabels": false, "ticks": "outside", "zeroline": false}, "xaxis11": {"anchor": "y11", "domain": [0.51, 0.745], "showgrid": false, "showticklabels": false, "ticks": "outside", "zeroline": false}, "xaxis12": {"anchor": "y12", "domain": [0.765, 1.0], "showgrid": false, "ticks": "outside", "visible": false, "zeroline": false}, "xaxis13": {"anchor": "y13", "domain": [0.0, 0.235], "showgrid": false, "ticks": "outside", "title": {"font": {"size": 10}, "text": "Layer_1_ThicknessParameter_0"}, "zeroline": false}, "xaxis14": {"anchor": "y14", "domain": [0.255, 0.49], "showgrid": false, "ticks": "outside", "title": {"font": {"size": 10}, "text": "Material_1_SldParameter_0"}, "zeroline": false}, "xaxis15": {"anchor": "y15", "domain": [0.51, 0.745], "showgrid": false, "ticks": "outside", "title": {"font": {"size": 10}, "text": "Parameter_0"}, "zeroline": false}, "xaxis16": {"anchor": "y16", "domain": [0.765, 1.0], "showgrid": false, "ticks": "outside", "title": {"font": {"size": 10}, "text": "Parameter_1"}, "zeroline": false}, "xaxis2": {"anchor": "y2", "domain": [0.255, 0.49], "showgrid": false, "ticks": "outside", "visible": false, "zeroline": false}, "xaxis3": {"anchor": "y3", "domain": [0.51, 0.745], "showgrid": false, "ticks": "outside", "visible": false, "zeroline": false}, "xaxis4": {"anchor": "y4", "domain": [0.765, 1.0], "showgrid": false, "ticks": "outside", "visible": false, "zeroline": false}, "xaxis5": {"anchor": "y5", "domain": [0.0, 0.235], "showgrid": false, "showticklabels": false, "ticks": "outside", "zeroline": false}, "xaxis6": {"anchor": "y6", "domain": [0.255, 0.49], "showgrid": false, "showticklabels": false, "ticks": "outside", "zeroline": false}, "xaxis7": {"anchor": "y7", "domain": [0.51, 0.745], "showgrid": false, "ticks": "outside", "visible": false, "zeroline": false}, "xaxis8": {"anchor": "y8", "domain": [0.765, 1.0], "showgrid": false, "ticks": "outside", "visible": false, "zeroline": false}, "xaxis9": {"anchor": "y9", "domain": [0.0, 0.235], "showgrid": false, "showticklabels": false, "ticks": "outside", "zeroline": false}, "yaxis": {"anchor": "x", "domain": [0.765, 1.0], "showgrid": false, "ticks": "outside", "title": {"font": {"size": 10}, "text": "Layer_1_ThicknessParameter_0"}, "zeroline": false}, "yaxis10": {"anchor": "x10", "domain": [0.255, 0.49], "showgrid": false, "showticklabels": false, "ticks": "outside", "zeroline": false}, "yaxis11": {"anchor": "x11", "domain": [0.255, 0.49], "showgrid": false, "showticklabels": false, "ticks": "outside", "zeroline": false}, "yaxis12": {"anchor": "x12", "domain": [0.255, 0.49], "showgrid": false, "ticks": "outside", "visible": false, "zeroline": false}, "yaxis13": {"anchor": "x13", "domain": [0.0, 0.235], "showgrid": false, "ticks": "outside", "title": {"font": {"size": 10}, "text": "Parameter_1"}, "zeroline": false}, "yaxis14": {"anchor": "x14", "domain": [0.0, 0.235], "showgrid": false, "showticklabels": false, "ticks": "outside", "zeroline": false}, "yaxis15": {"anchor": "x15", "domain": [0.0, 0.235], "showgrid": false, "showticklabels": false, "ticks": "outside", "zeroline": false}, "yaxis16": {"anchor": "x16", "domain": [0.0, 0.235], "showgrid": false, "showticklabels": false, "ticks": "outside", "zeroline": false}, "yaxis2": {"anchor": "x2", "domain": [0.765, 1.0], "showgrid": false, "ticks": "outside", "visible": false, "zeroline": false}, "yaxis3": {"anchor": "x3", "domain": [0.765, 1.0], "showgrid": false, "ticks": "outside", "visible": false, "zeroline": false}, "yaxis4": {"anchor": "x4", "domain": [0.765, 1.0], "showgrid": false, "ticks": "outside", "visible": false, "zeroline": false}, "yaxis5": {"anchor": "x5", "domain": [0.51, 0.745], "showgrid": false, "ticks": "outside", "title": {"font": {"size": 10}, "text": "Material_1_SldParameter_0"}, "zeroline": false}, "yaxis6": {"anchor": "x6", "domain": [0.51, 0.745], "showgrid": false, "showticklabels": false, "ticks": "outside", "zeroline": false}, "yaxis7": {"anchor": "x7", "domain": [0.51, 0.745], "showgrid": false, "ticks": "outside", "visible": false, "zeroline": false}, "yaxis8": {"anchor": "x8", "domain": [0.51, 0.745], "showgrid": false, "ticks": "outside", "visible": false, "zeroline": false}, "yaxis9": {"anchor": "x9", "domain": [0.255, 0.49], "showgrid": false, "ticks": "outside", "title": {"font": {"size": 10}, "text": "Parameter_0"}, "zeroline": false}}}
